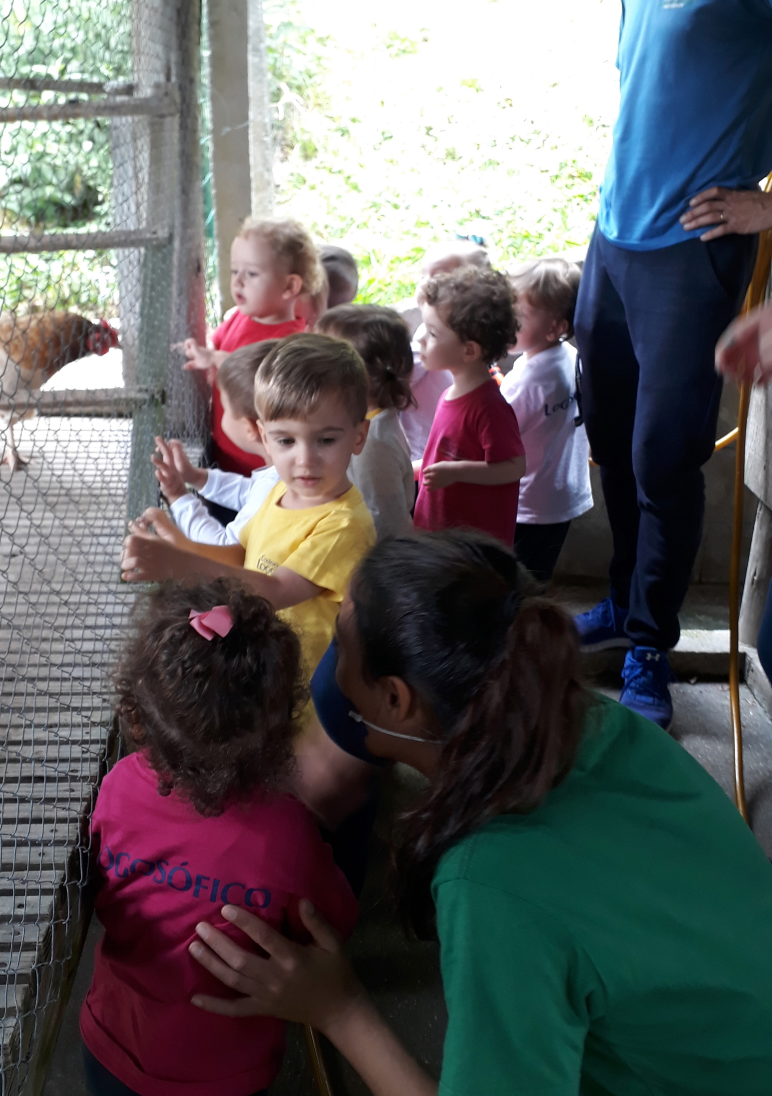
#> input picture infantil1/14.jpeg, 2315 x 3286 px (shown at 1/3 size)
$ python -i fotolivro.py   (imports and definitions only)
#> lines starting #> are read from the running program, lines starting #| are printed output that depends on the picture
#!/usr/bin/env python3
# -*- coding: utf-8 -*-
"""
Script de Geração de Fotolivro em PDF

Este script gera um fotolivro em PDF (formato A4 paisagem) a partir de fotos
organizadas em 5 pastas, cada uma representando um ano do Infantil.

RECURSOS:
- Detecção automática de rostos para enquadramento inteligente
- Crop otimizado que preserva rostos e evita cortar pessoas
- Layouts automáticos para 1, 2 ou 3 fotos por página

PREPARAÇÃO:
- Organize as fotos em 5 pastas: Infantil1, Infantil2, Infantil3, Infantil4, Infantil5
- Cada pasta deve conter as fotos do respectivo ano
- Formatos aceitos: .jpg, .jpeg, .png, .tif, .tiff, .webp

EXECUÇÃO:
    python fotolivro.py <pasta_raiz> <arquivo_saida.pdf>

Exemplo:
    python fotolivro.py ./fotos_bruno ./fotolivro_bruno.pdf

INSTALAÇÃO DAS DEPENDÊNCIAS:
    pip install reportlab pillow opencv-python
"""

import os
import sys
from pathlib import Path
from typing import List, Tuple, Optional
from enum import Enum

try:
    from reportlab.lib.pagesizes import A4
    from reportlab.lib.units import mm
    from reportlab.pdfgen import canvas
    from reportlab.lib.utils import ImageReader
    from PIL import Image
    import cv2
    import numpy as np
except ImportError as e:
    print(f"ERRO: Biblioteca necessária não instalada: {e}")
    print("\nInstale as dependências com:")
    print("  pip install reportlab pillow opencv-python")
    sys.exit(1)

# Carregar detectores do OpenCV (Haar Cascades)
# Estes modelos já vêm com o OpenCV e não precisam de download
try:
    FACE_CASCADE = cv2.CascadeClassifier(cv2.data.haarcascades + 'haarcascade_frontalface_default.xml')
    UPPERBODY_CASCADE = cv2.CascadeClassifier(cv2.data.haarcascades + 'haarcascade_upperbody.xml')
    FULLBODY_CASCADE = cv2.CascadeClassifier(cv2.data.haarcascades + 'haarcascade_fullbody.xml')
    DETECTION_ENABLED = True
except Exception:
    FACE_CASCADE = None
    UPPERBODY_CASCADE = None
    FULLBODY_CASCADE = None
    DETECTION_ENABLED = False
    print("AVISO: Detectores não disponíveis. Usando crop centralizado.")


# ============================================================================
# CONSTANTES E CONFIGURAÇÕES
# ============================================================================

# Ordem fixa das pastas dos anos (sequência obrigatória)
PASTAS_ANOS = ["Infantil1", "Infantil2", "Infantil3", "Infantil4", "Infantil5"]

# Formatos de imagem aceitos
EXTENSOES_IMAGEM = {".jpg", ".jpeg", ".png", ".tif", ".tiff", ".webp"}

# Dimensões A4 em paisagem (297mm x 210mm)
A4_LARGURA_MM = 297
A4_ALTURA_MM = 210

# Margens (em milímetros)
MARGEM_EXTERNA_MM = 10  # Margem de 1 cm em todos os lados externos
MARGEM_LOMBADA_MM = 15  # Margem de 1.5 cm no lado da lombada
ESPACO_ENTRE_FOTOS_MM = 5  # Espaço de 0.5 cm entre fotos vizinhas

# Limites para classificação de proporção
RATIO_QUADRADO_MIN = 0.9
RATIO_QUADRADO_MAX = 1.1

# Informações do fotolivro
TITULO_CAPA = "Bruno Sereia Broering"
SUBTITULO_CAPA = "Momentos no Infantil 1 ao 5"
PERIODO_CAPA = "2021 ~ 2025"

# Títulos das subcapas por ano
TITULOS_ANOS = {
    "Infantil1": ("Infantil 1", "2021"),
    "Infantil2": ("Infantil 2", "2022"),
    "Infantil3": ("Infantil 3", "2023"),
    "Infantil4": ("Infantil 4", "2024"),
    "Infantil5": ("Infantil 5", "2025"),
}

# ============================================================================
# FUNÇÕES AUXILIARES
# ============================================================================

def mm_to_points(mm_value: float) -> float:
    """Converte milímetros para points (72 points = 1 inch = 25.4mm)."""
    return mm_value * 72.0 / 25.4


# [69 lines left out: functions classificar_imagem, encontrar_pasta_ano, listar_imagens, obter_dimensoes_imagem, not called in this run]


# ============================================================================
# DETECÇÃO DE PESSOAS E CROP INTELIGENTE
# ============================================================================

def detectar_pessoas(caminho: Path) -> Tuple[List[Tuple[int, int, int, int]], int]:
    """
    Detecta pessoas em uma imagem usando OpenCV Haar Cascades.
    Combina detecção de rostos, corpo superior e corpo inteiro.

    Args:
        caminho: Caminho da imagem

    Retorna:
        Tupla com:
        - Lista de bounding boxes (x, y, largura, altura) das pessoas detectadas
        - Número de rostos detectados (para decidir layout)
    """
#> called with caminho = 'infantil1/14.jpeg'
    if not DETECTION_ENABLED:
        return [], 0

    try:
        # Carregar imagem com OpenCV
        img = cv2.imread(str(caminho))
#> img is the input picture: shape (3286, 2315, 3); mean B, G, R 95.6, 94, 94.3
        if img is None:
            return [], 0

        # Converter para escala de cinza (necessário para Haar Cascade)
        gray = cv2.cvtColor(img, cv2.COLOR_BGR2GRAY)
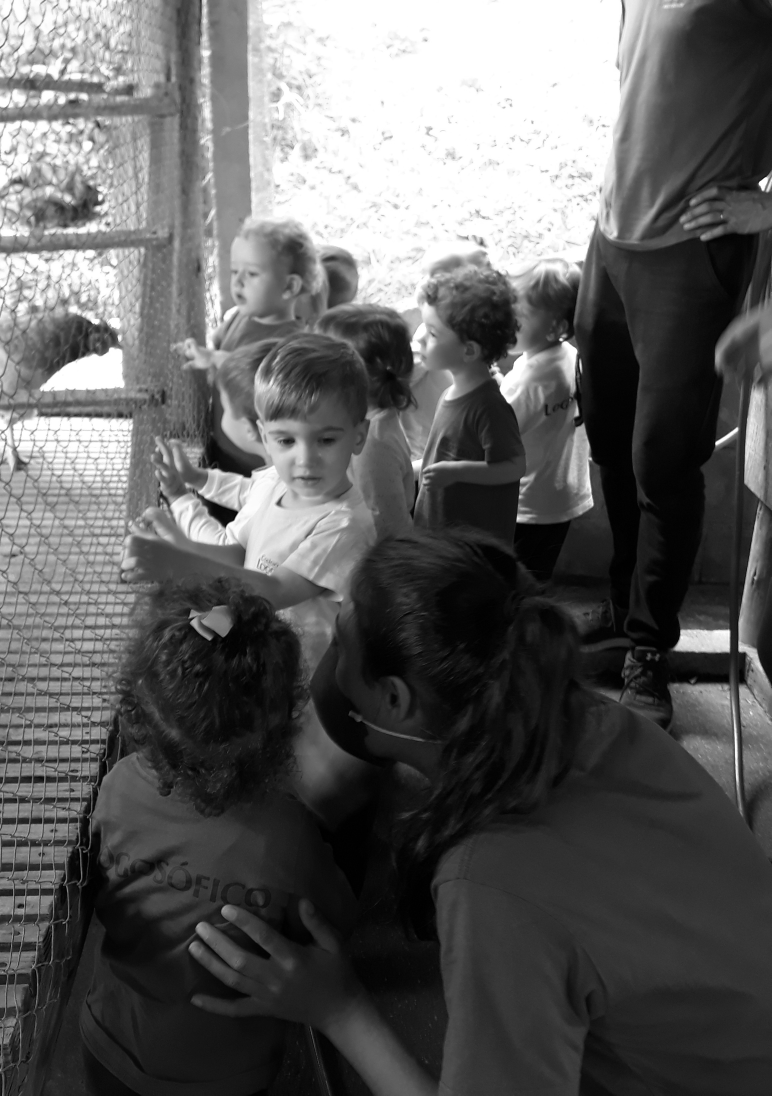
#> gray: shape (3286, 2315) (shown at 1/3 size); min 0, max 255, mean 94.3

        regioes = []
        num_rostos = 0

        # 1. Detectar rostos (mais preciso)
        if FACE_CASCADE is not None:
            faces = FACE_CASCADE.detectMultiScale(
                gray,
                scaleFactor=1.1,
                minNeighbors=5,
                minSize=(30, 30),
                flags=cv2.CASCADE_SCALE_IMAGE
            )
#> faces = [[15, 183, 38, 38], [110, 104, 54, 54], [27, 1427, 53, 53], [1140, 860, 60, 60], [1733, 1811, 78, 78], [1890, 1917, 107, 107], [761, 1210, 296, 296]]
            for (x, y, w, h) in faces:
                # Expandir a região do rosto para incluir corpo estimado
                # Rosto normalmente é ~1/7 da altura da pessoa
                corpo_h = h * 5  # Estimar altura do corpo
                corpo_y = y  # Manter topo no rosto (não subir)
                corpo_w = int(w * 2)  # Corpo é mais largo que rosto
                corpo_x = x - int(w * 0.5)  # Centralizar

                # Garantir que está dentro da imagem
                corpo_x = max(0, corpo_x)
                corpo_y = max(0, corpo_y)
                corpo_w = min(img.shape[1] - corpo_x, corpo_w)
                corpo_h = min(img.shape[0] - corpo_y, corpo_h)

                regioes.append((corpo_x, corpo_y, corpo_w, corpo_h))
                num_rostos += 1
#> this loop made 7 passes
#> (x, y, w, h, corpo_h, corpo_y, corpo_w, corpo_x) on passes 1 to 7: (15, 183, 38, 38, 190, 183, 76, 0), (110, 104, 54, 54, 270, 104, 108, 83), (27, 1427, 53, 53, 265, 1427, 106, 1), (1140, 860, 60, 60, 300, 860, 120, 1110), (1733, 1811, 78, 78, 390, 1811, 156, 1694), (1890, 1917, 107, 107, 535, 1917, 214, 1837), (761, 1210, 296, 296, 1480, 1210, 592, 613)
#> after the loop, num_rostos = 7; regioes = [(0, 183, 76, 190), (83, 104, 108, 270), (1, 1427, 106, 265), (1110, 860, 120, 300), (1694, 1811, 156, 390), (1837, 1917, 214, 535), (613, 1210, 592, 1480)]

        # 2. Detectar corpo superior (se não encontrou rostos suficientes)
        if len(regioes) < 2 and UPPERBODY_CASCADE is not None:
            upperbodies = UPPERBODY_CASCADE.detectMultiScale(
                gray,
                scaleFactor=1.1,
                minNeighbors=3,
                minSize=(50, 50),
                flags=cv2.CASCADE_SCALE_IMAGE
            )
            for (x, y, w, h) in upperbodies:
                # Verificar se não sobrepõe muito com regiões existentes
                sobrepoe = False
                for (rx, ry, rw, rh) in regioes:
                    # Calcular interseção
                    ix = max(x, rx)
                    iy = max(y, ry)
                    ix2 = min(x + w, rx + rw)
                    iy2 = min(y + h, ry + rh)
                    if ix < ix2 and iy < iy2:
                        sobrepoe = True
                        break

                if not sobrepoe:
                    # Expandir para baixo (incluir pernas)
                    corpo_h = int(h * 2)
                    corpo_h = min(img.shape[0] - y, corpo_h)
                    regioes.append((int(x), int(y), int(w), corpo_h))

        # 3. Detectar corpo inteiro (fallback)
        if len(regioes) < 1 and FULLBODY_CASCADE is not None:
            fullbodies = FULLBODY_CASCADE.detectMultiScale(
                gray,
                scaleFactor=1.1,
                minNeighbors=3,
                minSize=(50, 100),
                flags=cv2.CASCADE_SCALE_IMAGE
            )
            for (x, y, w, h) in fullbodies:
                regioes.append((int(x), int(y), int(w), int(h)))

        return regioes, num_rostos

    except Exception:
        # Falha silenciosa - usar fallback
        return [], 0


# [155 lines left out: functions detectar_rostos, calcular_regiao_rostos, calcular_crop_inteligente, _crop_centralizado, not called in this run]


# ============================================================================
# CLASSES E ESTRUTURAS DE DADOS
# ============================================================================

class Layout(Enum):
    """Tipos de layout disponíveis para as páginas."""
    L1 = "1 foto"           # 1 foto ocupando toda área útil
    L2H = "2 fotos horizontal"  # 2 fotos lado a lado
    L2V = "2 fotos vertical"     # 2 fotos empilhadas
    L3A = "3 fotos (2+1)"    # 2 em cima, 1 embaixo
    L3B = "3 fotos (1+2)"    # 1 em cima, 2 embaixo
    L3C = "3 fotos (1v+2h)"  # 1 vertical à direita, 2 horizontais à esquerda
    L3D = "3 fotos (1h+2h)"  # 1 horizontal grande em cima, 2 horizontais menores embaixo
    L4 = "4 fotos (2x2)"     # Grid 2x2 para fotos com poucos elementos


class FotoInfo:
    """Informações sobre uma foto, incluindo pessoas detectadas."""
    # [11 lines left out: function __init__, not called in this run]


class GeradorFotolivro:
    """Classe principal para gerar o fotolivro em PDF."""

    # [1097 lines left out: functions __init__, validar_estrutura, calcular_crop_com_ajuste, calcular_area_util, calcular_layout_l1, calcular_layout_l2h and 17 more, not called in this run]


# [2 lines not run here, left out]

>>> result = detectar_pessoas('infantil1/14.jpeg')
#> result = ([(0, 183, 76, 190), (83, 104, 108, 270), (1, 1427, 106, 265), (1110, 860, 120, 300), (1694, 1811, 156, 390), (1837, 1917, 214, 535), (613, 1210, 592, 1480)], 7)

$ run again, on infantil1/L2V_9.jpeg
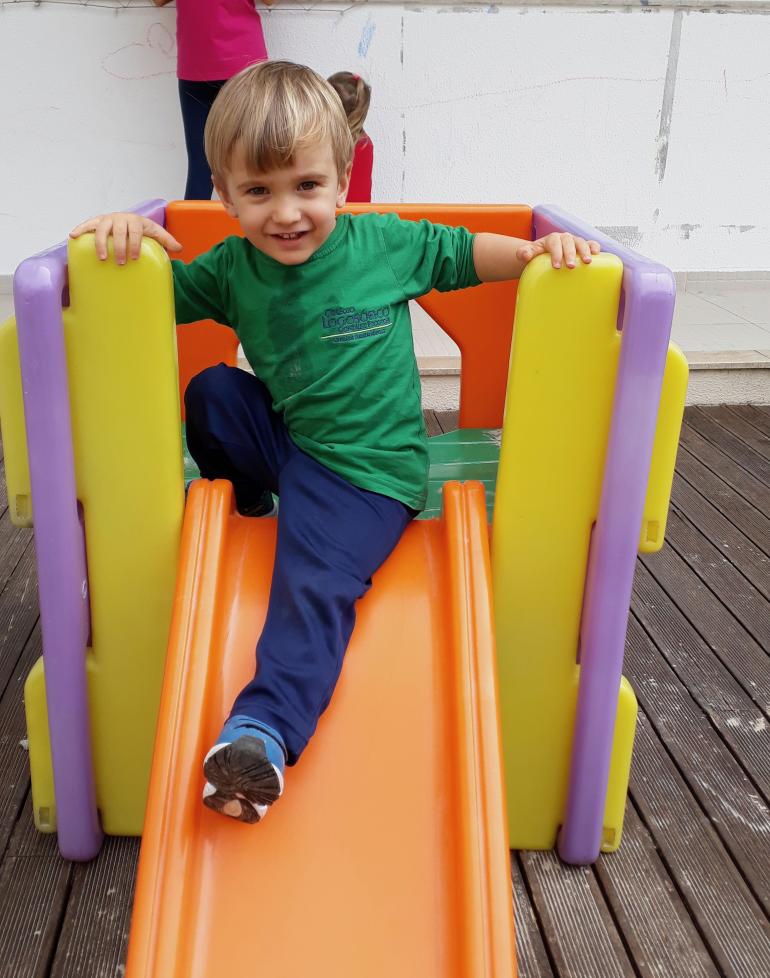
#> input picture infantil1/L2V_9.jpeg, 2310 x 2934 px (shown at 1/3 size)
#> in detectar_pessoas, img is the input picture: shape (2934, 2310, 3); mean B, G, R 105.9, 137, 161.9
#> in detectar_pessoas, `gray = cv2.cvtColor(img, cv2.COLOR_BGR2GRAY)`:
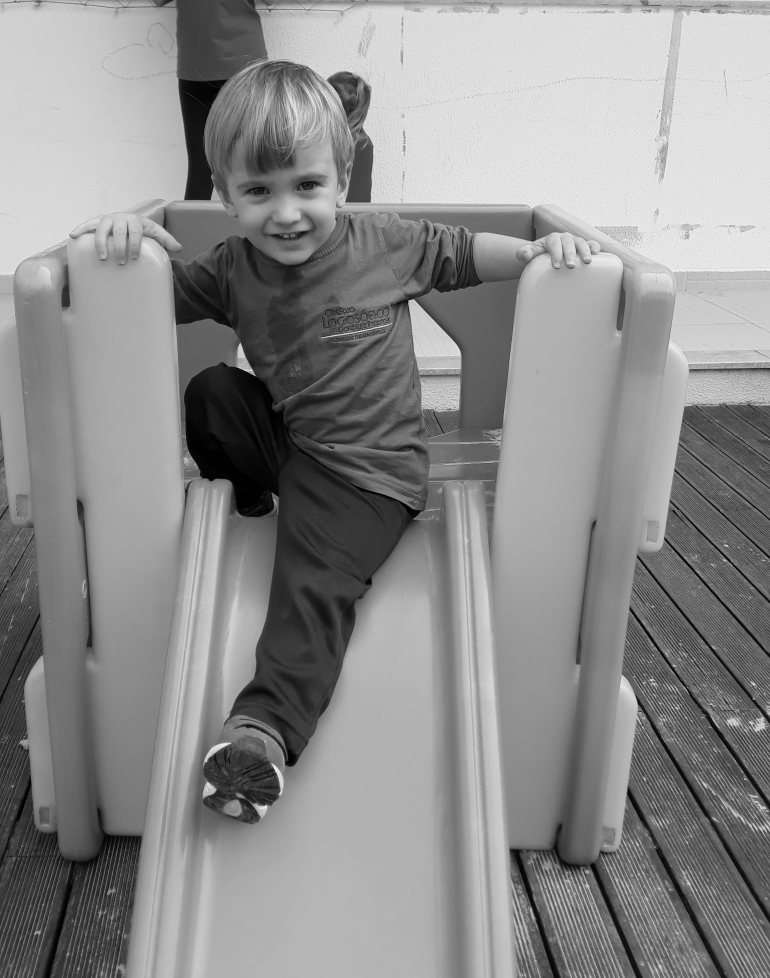
#> gray: shape (2934, 2310) (shown at 1/3 size); min 0, max 243, mean 140.9
#> faces = [[1265, 760, 47, 47], [775, 1055, 101, 101], [216, 632, 178, 178], [683, 436, 358, 358]]
#> the loop in detectar_pessoas, `for (x, y, w, h) in faces:` made 4 passes
#> (x, y, w, h, corpo_h, corpo_y, corpo_w, corpo_x) on passes 1 to 4: (1265, 760, 47, 47, 235, 760, 94, 1242), (775, 1055, 101, 101, 505, 1055, 202, 725), (216, 632, 178, 178, 890, 632, 356, 127), (683, 436, 358, 358, 1790, 436, 716, 504)
#> after the loop in detectar_pessoas, `for (x, y, w, h) in faces:`: num_rostos = 4; regioes = [(1242, 760, 94, 235), (725, 1055, 202, 505), (127, 632, 356, 890), (504, 436, 716, 1790)]
#> result = ([(1242, 760, 94, 235), (725, 1055, 202, 505), (127, 632, 356, 890), (504, 436, 716, 1790)], 4)
